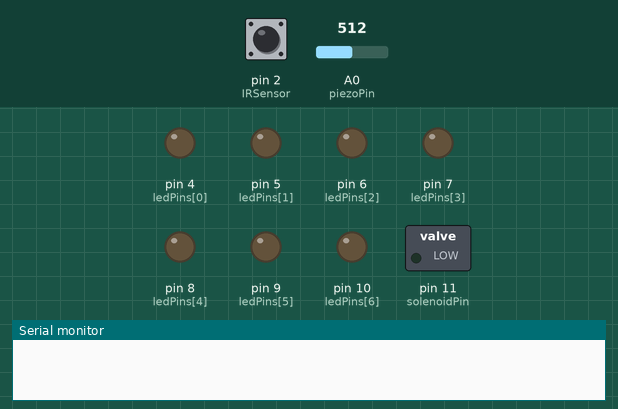
This sketch was run on a simulated Arduino Uno, built with avr-gcc and run on an emulated ATmega328P. Parts: switched loads named in the sketch (green lamp = pin HIGH), output pins drawn as LEDs (lit = HIGH), the last lines printed to the serial monitor. Dashed ring = blinking. The inputs (shaded band) are chosen by the test bench; at power-on: pin 2 (IRSensor) HIGH, A0 (piezoPin) = 512.

Above: at 1.2 s.
1.3 s: pin 2 (IRSensor) driven LOW
At 2.8 s:
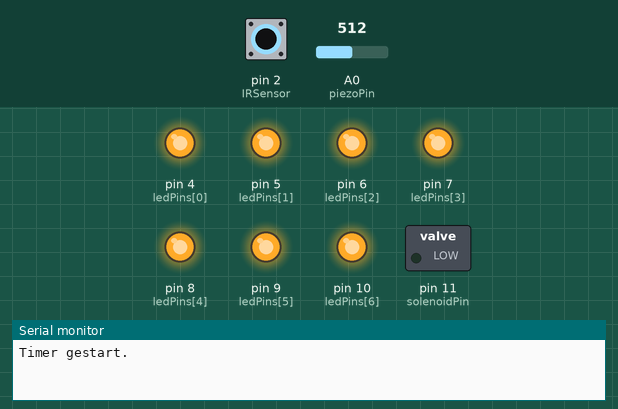
4.3 s: A0 (piezoPin) set to 34
7.3 s: A0 (piezoPin) set to 29
10.3 s: A0 (piezoPin) set to 122
At 10.7 s:
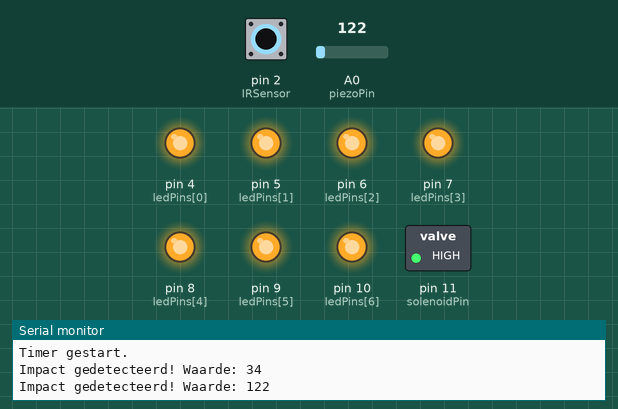
13.3 s: A0 (piezoPin) set to 20
At 13.96 s:
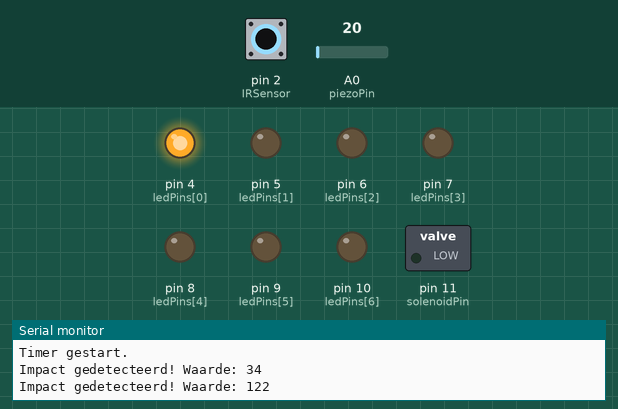
16.3 s: pin 2 (IRSensor) pulsed HIGH 5 times (0.12 s each, 0.3 s apart)
At 17.9 s:
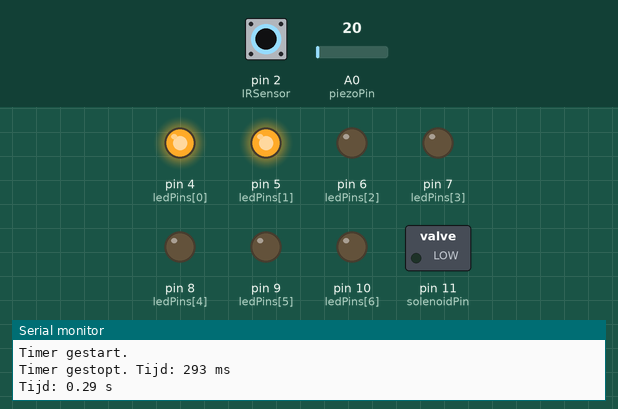
Timing chart, 0 to 19.4 s (numbered marks = the images above; inputs shaded):
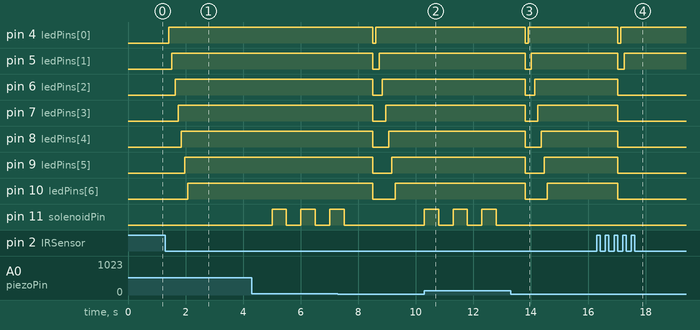

Measured:
- after the input at 1.3 s, pin 4 (ledPins[0]): LOW → HIGH after 0.11 s; pin 5 (ledPins[1]): LOW → HIGH after 0.23 s; pin 6 (ledPins[2]): LOW → HIGH after 0.34 s; pin 7 (ledPins[3]): LOW → HIGH after 0.45 s; pin 8 (ledPins[4]): LOW → HIGH after 0.56 s
- after the input at 10.3 s, pin 11 (solenoidPin): alternates HIGH for 0.50 s and LOW for 0.50 s, starting at once
- after the input at 13.3 s, pin 11 (solenoidPin): stays LOW (without the input it goes to HIGH after 2.0 s)
- after the input at 16.3 s, pin 4 (ledPins[0]): HIGH → LOW after 0.73 s, → HIGH 0.11 s later; pin 5 (ledPins[1]): HIGH → LOW after 0.73 s, → HIGH 0.22 s later; pin 6 (ledPins[2]), pin 7 (ledPins[3]), pin 8 (ledPins[4]), pin 9 (ledPins[5]), pin 10 (ledPins[6]): HIGH → LOW after 0.73 s

The sketch:

Kop_van_Jut_final.ino
```cpp
// --- Pin- en hardwaredefinities ---
const int IRSensor = 2;                // Infrarood sensor voor bewegingsdetectie
const int piezoPin = A0;               // Piezo sensor op analoge pin A0 voor impactdetectie
const int solenoidPin = 11;            // Solenoïde pin voor de bel (output)

const int numLEDs = 7;                 // Aantal LEDs in score-indicator
const int ledPins[numLEDs] = {4, 5, 6, 7, 8, 9, 10}; // Pins voor de LEDs

// --- Timer voor scoremeting ---
unsigned long startTime = 0;           // Starttijd van de meting
unsigned long endTime = 0;             // Eindtijd van de meting
bool timerRunning = false;             // Status van de timer (loopt of niet)
int lastSensorState = HIGH;            // Vorige status van de IR-sensor

// --- Timer voor impact tussenpauze ---
unsigned long lastTikTime = 0;                         // Laatste impacttijd
const unsigned long minTimeBetweenTiks = 5000;         // Minimale tijd tussen tikken in ms

// --- LED timing parameters ---
float tMax = 750;                       // Totale tijd waarin alle LEDs oplichten (ms)
unsigned long interval = tMax / numLEDs; // Interval tussen het aanzetten van elke LED

unsigned long previousMillis = 0;       // Tijd van laatste LED-activatie
unsigned long ledOnTimes[numLEDs] = {0}; // Tijdstip waarop elke LED aan ging
bool ledStates[numLEDs] = {false};       // Status (aan/uit) van elke LED
int currentLED = 0;                      // Index van de huidige LED die geactiveerd wordt

const int PIEZO_THRESHOLD = 30;         // Drempelwaarde voor impactdetectie

void setup() {
  Serial.begin(115200);                 // Start seriële monitor
  pinMode(IRSensor, INPUT);            // Zet IR-sensor als input
  pinMode(solenoidPin, OUTPUT);        // Zet solenoïde pin als output

  // Stel alle LEDs in als output en zet ze uit
  for (int i = 0; i < numLEDs; i++) {
    pinMode(ledPins[i], OUTPUT);
    digitalWrite(ledPins[i], LOW);
  }
}

void loop() {
  int sensorStatus = digitalRead(IRSensor); // Lees IR-sensorstatus

  // Start of stop timer op basis van sensorverandering
  if (sensorStatus == LOW && lastSensorState == HIGH) {
    if (!timerRunning) {
      // Start de timer
      startTime = millis();
      timerRunning = true;
      Serial.println("Timer gestart.");
      resetLEDs();     // Begin met schone LED-status
      LED_SCORE();     // Start met LED-looptiming
    } else {
      // Stop de timer
      endTime = millis();
      timerRunning = false;

      // Bereken tijdsduur
      unsigned long duration = endTime - startTime;
      float t = duration / 1000.0;

      Serial.print("Timer gestopt. Tijd: ");
      Serial.print(duration);
      Serial.println(" ms");

      Serial.print("Tijd: ");
      Serial.print(t);
      Serial.println(" s");

      delay(300); // Kleine debounce om dubbeltrigger te vermijden
    }
  }

  lastSensorState = sensorStatus; // Update vorige sensorstatus

  // Als de timer loopt, activeer LEDs op basis van tijd
  if (timerRunning) {
    LED_SCORE();
  }

  // Impactdetectie tijdens actieve sessie
  if (timerRunning) {
    int piezoValue = analogRead(piezoPin); // Lees piezo-waarde
    if (piezoValue > PIEZO_THRESHOLD) {
      unsigned long now = millis();

      // Controleer of er genoeg tijd is verstreken sinds vorige impact
      if (now - lastTikTime > minTimeBetweenTiks) {
        Serial.print("Impact gedetecteerd! Waarde: ");
        Serial.println(piezoValue);

        BEL();               // Laat de bel afgaan
        lastTikTime = now;   // Update laatst bekende impacttijd

        // Zet alle LEDs kortstondig aan als reactie op impact
        for (int i = 0; i < numLEDs; i++) {
          digitalWrite(ledPins[i], HIGH);
          ledStates[i] = true;
        }

        delay(500);          // Laat LEDs kort branden
        resetLEDs();         // Zet LEDs terug uit
      }
    }
  }

  delay(10); // Kleine vertraging om ruis te onderdrukken
}

// --- LED-loopsysteem dat elke LED met een interval activeert ---
void LED_SCORE() {
  unsigned long currentMillis = millis();

  if (currentLED < numLEDs && (currentMillis - previousMillis >= interval)) {
    digitalWrite(ledPins[currentLED], HIGH);   // Zet volgende LED aan
    ledOnTimes[currentLED] = currentMillis;    // Bewaar aanzetmoment
    ledStates[currentLED] = true;              // Markeer als actief
    previousMillis = currentMillis;            // Update vorige activatietijd
    currentLED++;                              // Volgende LED voorbereiden
  }
}

// --- Zet alle LEDs uit en reset statusvariabelen ---
void resetLEDs() {
  for (int i = 0; i < numLEDs; i++) {
    digitalWrite(ledPins[i], LOW);   // Zet LED uit
    ledStates[i] = false;            // Status naar uit
    ledOnTimes[i] = 0;               // Reset aanzetmoment
  }
  currentLED = 0;                    // Begin opnieuw bij eerste LED
  previousMillis = millis();        // Herstart tijdsmeting
}

// --- Bel-functie: laat de solenoïde 3x tikken als signaal ---
void BEL() {
  for (int i = 0; i < 3; i++) {
    digitalWrite(solenoidPin, HIGH); // Solenoïde aan
    delay(500);                      // Wacht 0.5s
    digitalWrite(solenoidPin, LOW);  // Solenoïde uit
    delay(500);                      // Wacht weer 0.5s
  }
}
```
